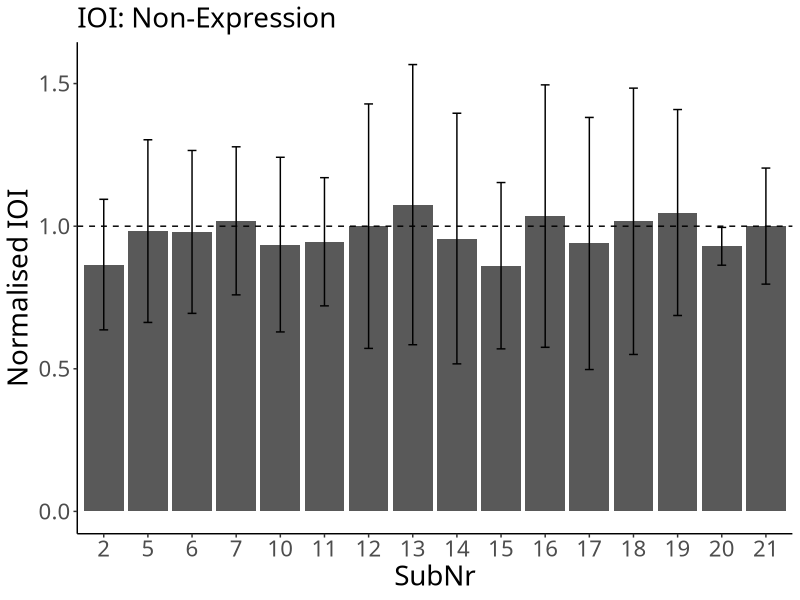
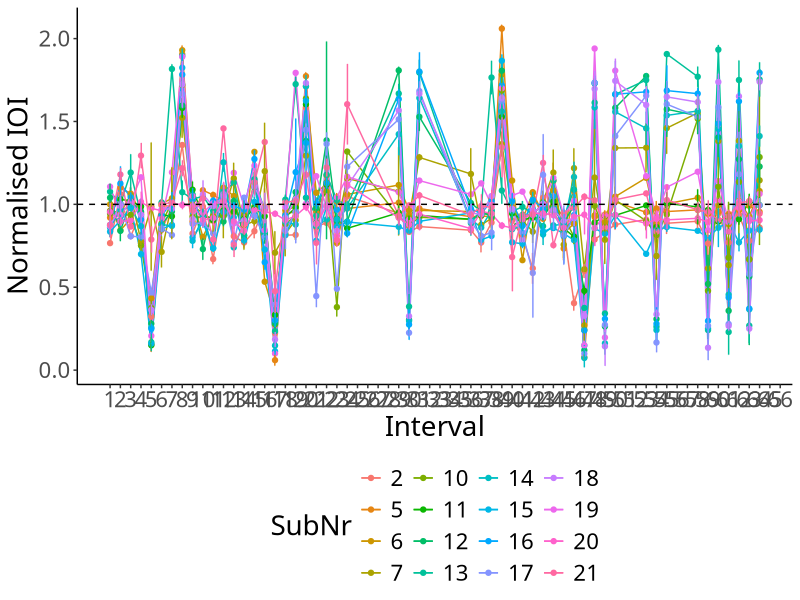

The R script that drew these images, in order:
## ---- chunk 1
# packages
# data manipulation
if (!require("data.table")) {install.packages("data.table"); require("data.table")}
# plot
if (!require("ggplot2")) {install.packages("ggplot2"); require("ggplot2")}

# ggplots
theme_set(theme_classic())
theme_update(text = element_text(size = 20, family = "Helvetica Neue LT Std 57 Condensed"), legend.position = "bottom")
## ---- chunk 2
df_ioi <- fread("./preprocessor/filtered/data_offset.csv", header = T, sep = ",", dec = ".") # read a filtered csv

# SubNr as a factor
df_ioi$SubNr <- as.factor(df_ioi$SubNr)

# assign RowNr
df_ioi$RowNr <- rep(1:72, nrow(df_ioi)/72)
## ---- chunk 3
# calculate normIOIs
df_ioi$IOI <- diff(c(0, df_ioi$TimeStamp))

# convert bpm to ms
df_ioi[Tempo == 120]$Tempo <- 250
df_ioi[Tempo == 110]$Tempo <- 273
df_ioi[Tempo == 100]$Tempo <- 300

# normalise IOIs
df_ioi$normIOI <- df_ioi$IOI/df_ioi$Tempo

# remove the first note
df_ioi <- df_ioi[RowNr != 1]

# assign Interval
df_ioi$Interval <- rep(1:71, nrow(df_ioi)/71)

# remove irrelevant intervals
ls_irrelevant <- list(c(25:28), c(32:35), c(51:52), c(56:57), c(65:71))
df_ioi$EighthNote <- "Yes"

for (phrase in 1:length(ls_irrelevant)){
  for (note in 1:length(ls_irrelevant[[phrase]])){
    df_ioi[Interval == ls_irrelevant[[phrase]][note]]$EighthNote <- "No"
  }
}
## ---- chunk 4
# For each individual
ioi <- df_ioi[EighthNote == "Yes", .(N = length(normIOI), Mean = mean(normIOI), SD = sd(normIOI)), by = .(SubNr)]
print(ioi)
## ---- chunk 5
p_ioi <- ggplot(data = ioi, aes(x = SubNr, y = Mean)) +
  geom_bar(stat = "identity", position = position_dodge()) +
  geom_errorbar(aes(ymin = Mean - SD, ymax = Mean + SD),
                width = .2, position = position_dodge(.9)) +
  geom_hline(yintercept = 1, linetype = "dashed") + # Tempo
  labs(y = "Normalised IOI", subtitle = "IOI: Non-Expression")
p_ioi
## ---- chunk 6
# Group mean
ioi_all <- df_ioi[EighthNote == "Yes", .(N = length(normIOI), Mean = mean(normIOI), SD = sd(normIOI))]
print(ioi_all)
## ---- chunk 7
# For each individual
ioi_seq <- df_ioi[EighthNote == "Yes", .(N = length(normIOI), Mean = mean(normIOI), SD = sd(normIOI)), .(SubNr, Interval)]

p_ioi_seq <- ggplot(data = ioi_seq, aes(x = Interval, y = Mean, colour = SubNr)) +
  geom_line() +
  geom_point() +
  geom_hline(yintercept = 1, linetype = "dashed") + # Tempo
  geom_errorbar(aes(ymin = Mean - SD, ymax = Mean + SD), width=.2,
                position = position_dodge(.05)) + 
  labs(x = "Interval", y = "Normalised IOI") + scale_x_continuous(breaks=seq(1,66,1))
p_ioi_seq
## ---- chunk 8
excluded_ioi <- ioi[Mean < mean(ioi$Mean)+3*mean(ioi$SD) & Mean > mean(ioi$Mean)-3*mean(ioi$SD)]
print(excluded_ioi)
## ---- chunk 9
# export df_ioi
write.csv(df_ioi, file = "./data_ioi_offset.csv", row.names = F)
